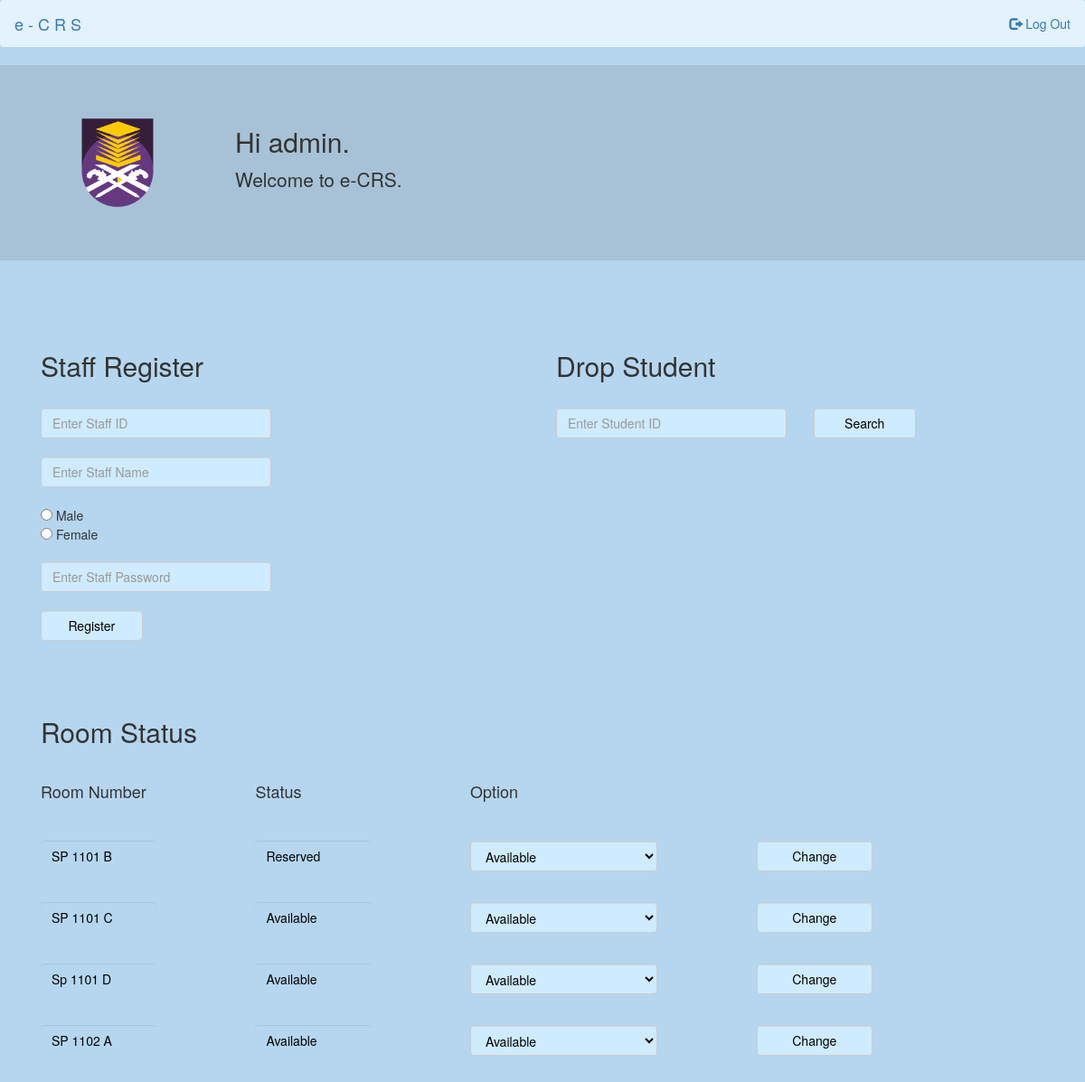
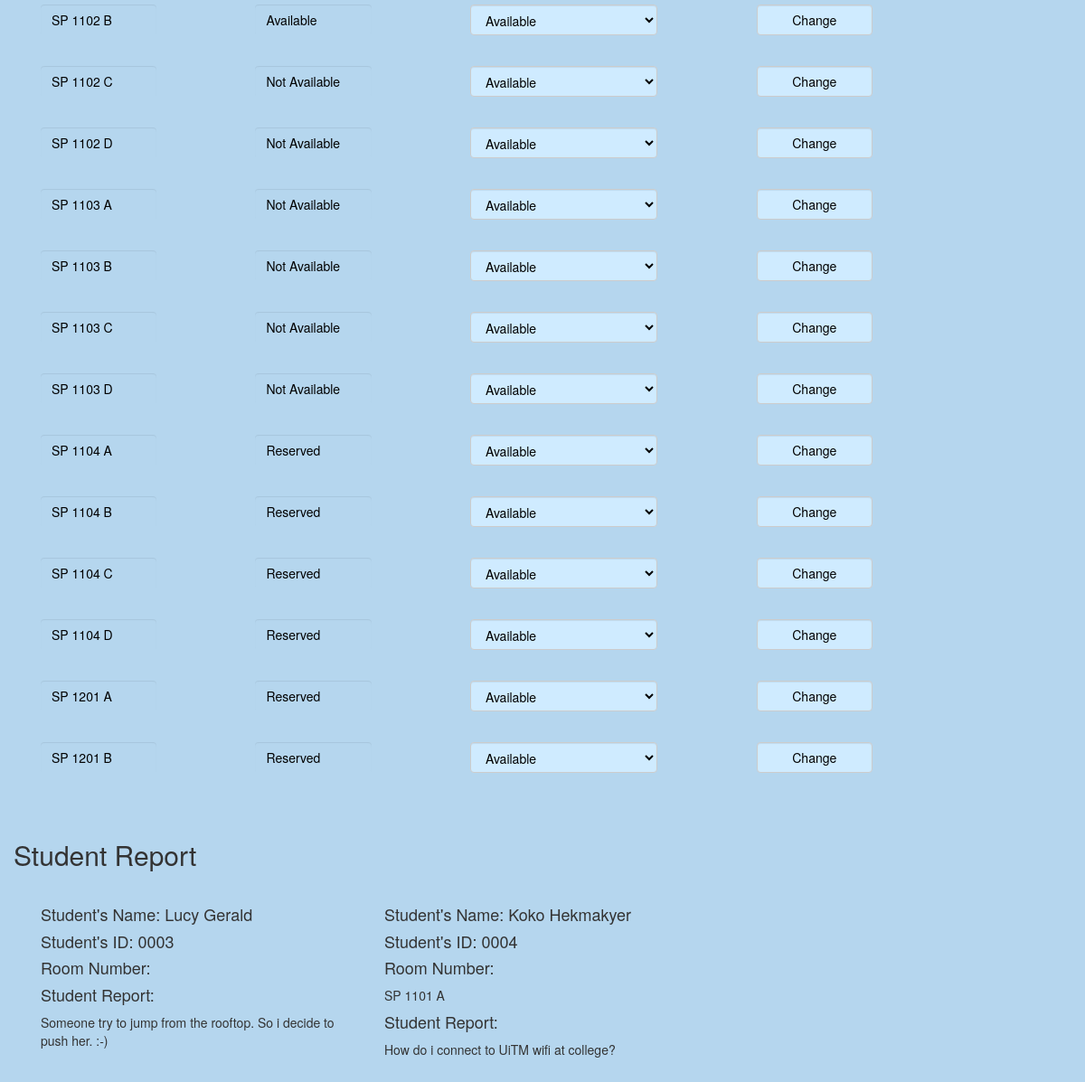
The app's page /mainstaff.php (signed in) with its own data (2 pictures, top to bottom).
### tables this page shows
CREATE TABLE `staff` (
  `sta_id` varchar(10) NOT NULL,
  `sta_name` text NOT NULL,
  `sta_gender` text NOT NULL,
  `pass` text NOT NULL
);

CREATE TABLE `college` (
  `room_num` varchar(12) NOT NULL,
  `stu_id` varchar(6) DEFAULT NULL,
  `status` text NOT NULL
);

CREATE TABLE `student` (
  `stu_id` varchar(10) NOT NULL,
  `stu_ic` varchar(12) NOT NULL,
  `stu_name` text NOT NULL,
  `stu_gender` text NOT NULL,
  `program` text NOT NULL,
  `detail` text NOT NULL,
  `stu_report` text NOT NULL,
  `room_num` varchar(12) DEFAULT NULL
);

### mainstaff.php (the view, shortened to what this page needs)
<?php include('startup.php') ?>
<?php
	$sta_id = $_SESSION['sta_id'];
	$sql = "SELECT * FROM staff WHERE sta_id = '$sta_id'";
	$res = $conn -> query($sql);
	$row = $res -> fetch_assoc();
	$sql2 = "SELECT * FROM college";
	$res2 = $conn -> query($sql2);
	$row2 = $res2 -> fetch_assoc();
	$sql3 = "SELECT * FROM student";
	$res3 = $conn -> query($sql3);
	$row3 = $res3 -> fetch_assoc();
?>
<html>
	<head>
		<link rel="stylesheet" href="https://maxcdn.bootstrapcdn.com/bootstrap/3.3.7/css/bootstrap.min.css">
	</head>
	<body>
		<nav id="nav" class="navbar navbar-light">
			<div class="container-fluid">
				<div class="navbar-header">
					<a class="navbar-brand" href="index.php"> e - C R S</a>
				</div>
				<div>
					<ul class="nav navbar-nav navbar-right">
						<li><a href="logoutstaff.php"><span class="glyphicon glyphicon-log-out"></span> Log Out</a></li>
					</ul>
				</div>
			</div>
		</nav>
		<div id="jumbotron" class="jumbotron">
			<div class="container" id="jumbotronContainer">
				<div class="col-sm-2">
					<a href="#"><img id ="logo" src="UiTM logo.png"></a>
				</div>
				<div class="col-sm-10">
					<h2>Hi <?php echo $row['sta_name']; ?>.</h2>
					<p>Welcome to e-CRS.</p>
				</div>
			</div>
		</div>
		<div class="row"><div id="status" class="container">
			<div class="col-sm-6"><form action="registerstaff.php" method="post">
				<h2> Staff Register</h2><br>
				<div class="row">
					<div class="col-sm-6">
						<input type="text" name="sta_id" class="form-control" id="input" placeholder="Enter Staff ID" required><br>
					</div>
				</div>
				<div class="row">
					<div class="col-sm-6">
						<input type="text" name="sta_name" class="form-control" id="input" placeholder="Enter Staff Name" required><br>
					</div>
				</div>
				<div class="row">
					<div class="col-sm-6">
						<input type="radio" name="sta_gender" class="form-check-input" id="input" value="Male" required>  Male<br>
						<input type="radio" name="sta_gender" class="form-check-input" id="input" value="Female" required>  Female<br><br>
					</div>
				</div>
				<div class="row">
					<div class="col-sm-6">
						<input type="password" name="sta_pass" class="form-control" id="input" placeholder="Enter Staff Password" required><br>
					</div>
				</div>
				<div class="row">
					<div class="col-sm-3">
						<input type="submit" value="Register" class="form-control" id="input">
					</div>
				</div>
			</form></div>
			<div class="col-sm-6">
				<form action="mainstaff.php" method="post">
					<h2> Drop Student</h2><br>
					<div class="row">
						<div class="col-sm-6">
							<input class="form-control" type="text" name="searchStuId" id="input" placeholder="Enter Student ID" required>
						</div>
						<div class="col-sm-3">
							<input id="input" class="form-control" type="submit" value="Search">
						</div>
					</div>
				</form>
			</div>
		</div></div>
		<div id="roomStatusMenu" class="container">
			<div class="col-sm-10">
				<h2>  Room Status</h2><br>
				<div class="row">
					<div class="col-sm-3">
						<h4>  Room Number </h4>
					</div>
					<div class="col-sm-3">
						<h4>  Status </h4>
					</div>
					<div class="col-sm-3">
						<h4>  Option </h4>
					</div>
				</div><br>
				<?php do { ?>
				<form method="post" action="changeRoomStatus.php">
					<?php if(!strcmp($row2['status'],'Occupied')==0) { ?>
					<div class="row">
						<div class="col-sm-2">
							<input type="text" class="form-control" id="view" name="room_num" value="<?php echo $row2['room_num']; ?>" readonly>
						</div>
						<div class="col-sm-1"></div>
						<div class="col-sm-2">
							<input type="text" class="form-control" id="view" name="status" value="<?php echo $row2['status']; ?>" readonly>
						</div>
						<div class="col-sm-1"></div>
						<div class="col-sm-3">
							<select name="changeStatus" class="form-control" id="input" required>
								<option value="Available">Available</option>
							</select>
						</div>
						<div class="col-sm-1"></div>
						<div class="col-sm-2">
							<input type="submit" id="input" class="form-control" value="Change">
						</div>
					</div><br>
					<?php } ?>
				</form>
				<?php } while($row2 = $res2 ->fetch_assoc()); ?>
			</div>
		</div><br>
		<div class="container">
			<div class="row">
				<h2>   Student Report </h2>
			</div><br>
			<?php do { ?>
				<?php if(!empty($row3['stu_report'])) { ?>
				<div class="col-sm-4" id="report">
					<h4> Student's Name:
					<?php echo $row3['stu_name']; ?> </h4>
					<h4> Student's ID:
					<?php echo $row3['stu_id']; ?> </h4>
					<h4> Room Number: </h4>
					<p> <?php echo $row3['room_num']; ?> </p>
					<h4> Student Report: </h4>
					<p> <?php echo $row3['stu_report']; ?> </p>
				</div>
				<?php } ?>
			<?php } while($row3 = $res3 -> fetch_assoc()); ?>
		</div>
	</body>
</html>

### mainstaff.php (style rules this page uses)
#jumbotronContainer { margin-left: 40px; background-color: #a7c2d6; }
#jumbotron { background-color: #a7c2d6; }
#status { margin-top: 50px; margin-bottom: 50px; }
body { background-color: #b5d6ee; }
#nav { background-color: #e3f2fd; }
#input { background-color: #cfebff; color: black; }
#view { border: none; background: transparent; color: black; }
#report { padding-bottom: 16px; }
#logo { height: 120px; width: 120px; }

### records on screen
staff: sta_name "admin"
college: room_num "SP 1101 B", status "Reserved"
college: room_num "SP 1101 C", status "Available"
college: room_num "Sp 1101 D", status "Available"
college: room_num "SP 1102 A", status "Available"
college: room_num "SP 1102 B", status "Available"
college: room_num "SP 1102 C", status "Not Available"
college: room_num "SP 1102 D", status "Not Available"
college: room_num "SP 1103 A", status "Not Available"
college: room_num "SP 1103 B", status "Not Available"
college: room_num "SP 1103 C", status "Not Available"
college: room_num "SP 1103 D", status "Not Available"
college: room_num "SP 1104 A", status "Reserved"
college: room_num "SP 1104 B", status "Reserved"
college: room_num "SP 1104 C", status "Reserved"
college: room_num "SP 1104 D", status "Reserved"
college: room_num "SP 1201 A", status "Reserved"
college: room_num "SP 1201 B", status "Reserved"
student: stu_name "Lucy Gerald", stu_id "0003", stu_report "Someone try to jump from the rooftop. So i decide to push her. :-)"
student: stu_name "Koko Hekmakyer", stu_id "0004", room_num "SP 1101 A", stu_report "How do i connect to UiTM wifi at college?"
